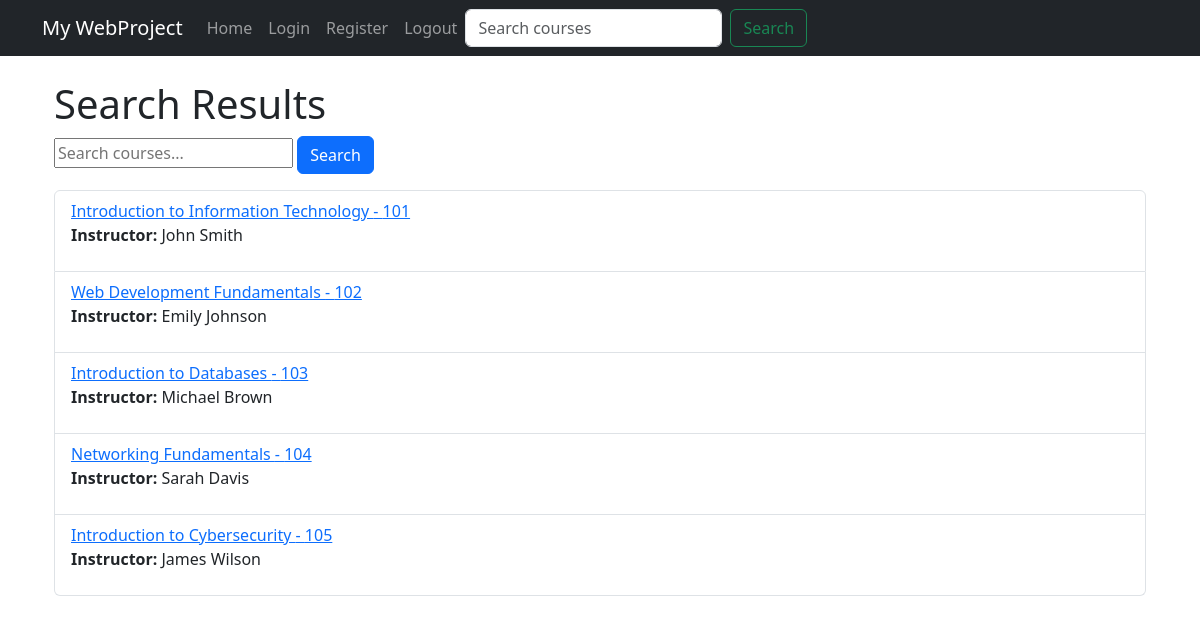
Page /courses/search/ on the committed database.
### courses/models.py (models this page shows, shortened)
class Course(models.Model):
    course_code = models.CharField(max_length=20)
    course_name = models.CharField(max_length=100)
    instructor_name = models.CharField(max_length=100)
    description = models.TextField()
    capacity = models.PositiveIntegerField()
    enrollment_count = models.PositiveIntegerField(default=0)
    prerequisites = models.ManyToManyField('self', symmetrical=False, blank=True)

### courses/views.py (the view)
# urls.py: path('search/', views.course_search_view, name='course_search'),
def course_search_view(request):
    query = request.GET.get('q')
    if query:
        courses = Course.objects.filter(
            Q(course_code__icontains=query) |
            Q(course_name__icontains=query) |
            Q(instructor_name__icontains=query)
        )
    else:
        courses = Course.objects.all()
    return render(request, 'courses/courses_list.html', {'courses': courses})

### templates/courses/courses_list.html (shortened to what this page needs)
{% extends 'base.html' %}
{% block content %}
<div class="container mt-4">
    <h1>Search Results</h1>
    <form method="GET" action="{% url 'course_search' %}">
        <input type="text" name="q" placeholder="Search courses..." value="{{ request.GET.q }}">
        <button type="submit" class="btn btn-primary">Search</button>
    </form>
    <ul class="list-group mt-3">
        {% for course in courses %}
            <li class="list-group-item">
                <a href="{% url 'course_detail' course.id %}">{{ course.course_name }} - {{ course.course_code }}</a>
                <p><strong>Instructor:</strong> {{ course.instructor_name }}</p>
            </li>
        {% empty %}
            <li class="list-group-item">No courses found.</li>
        {% endfor %}
    </ul>
</div>
{% endblock %}

### rows in the picture
Course: course_name "Introduction to Information Technology", course_code "101", instructor_name "John Smith"
Course: course_name "Web Development Fundamentals", course_code "102", instructor_name "Emily Johnson"
Course: course_name "Introduction to Databases", course_code "103", instructor_name "Michael Brown"
Course: course_name "Networking Fundamentals", course_code "104", instructor_name "Sarah Davis"
Course: course_name "Introduction to Cybersecurity", course_code "105", instructor_name "James Wilson"
